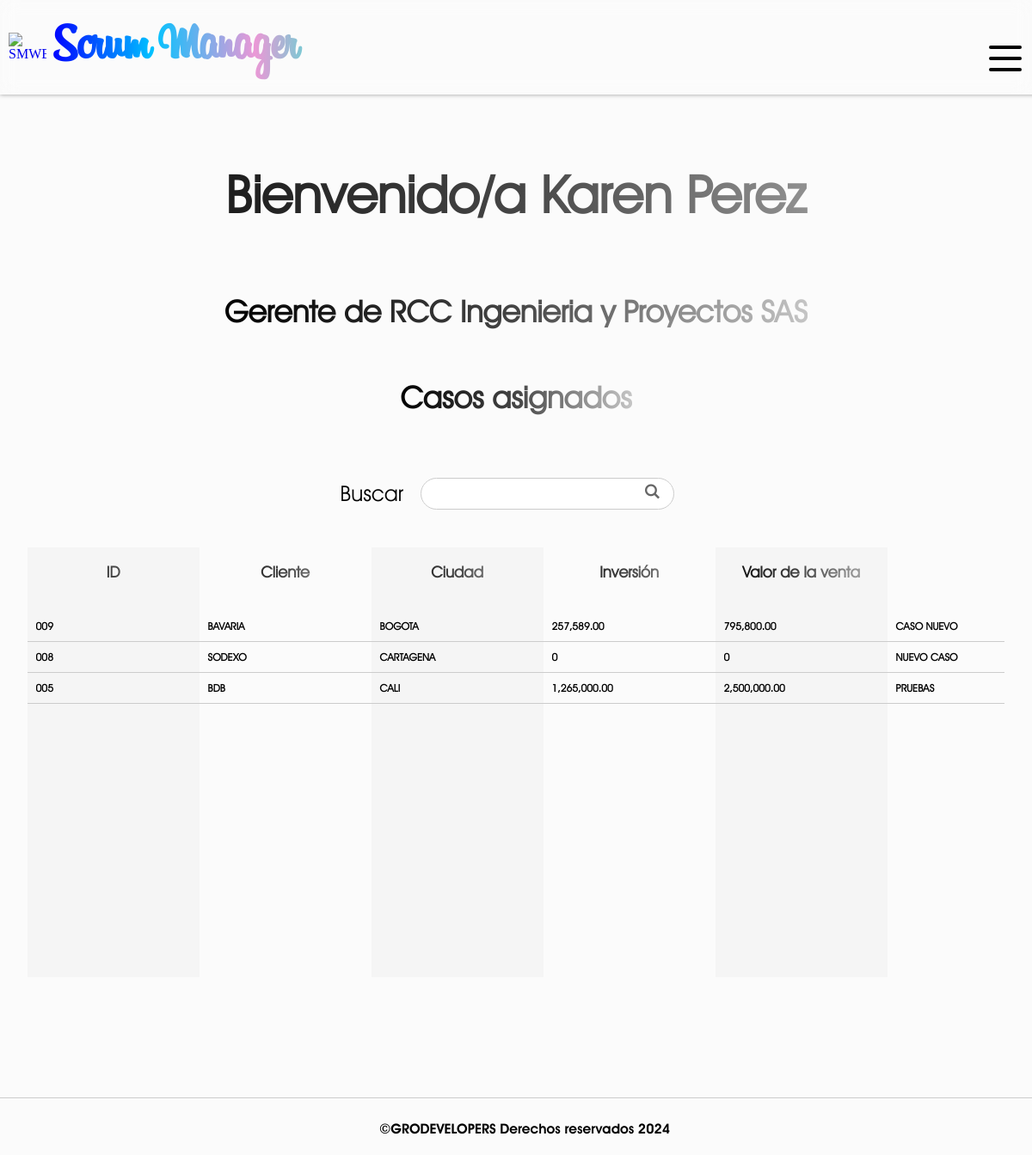
Before: / (signed in) with the older database file.
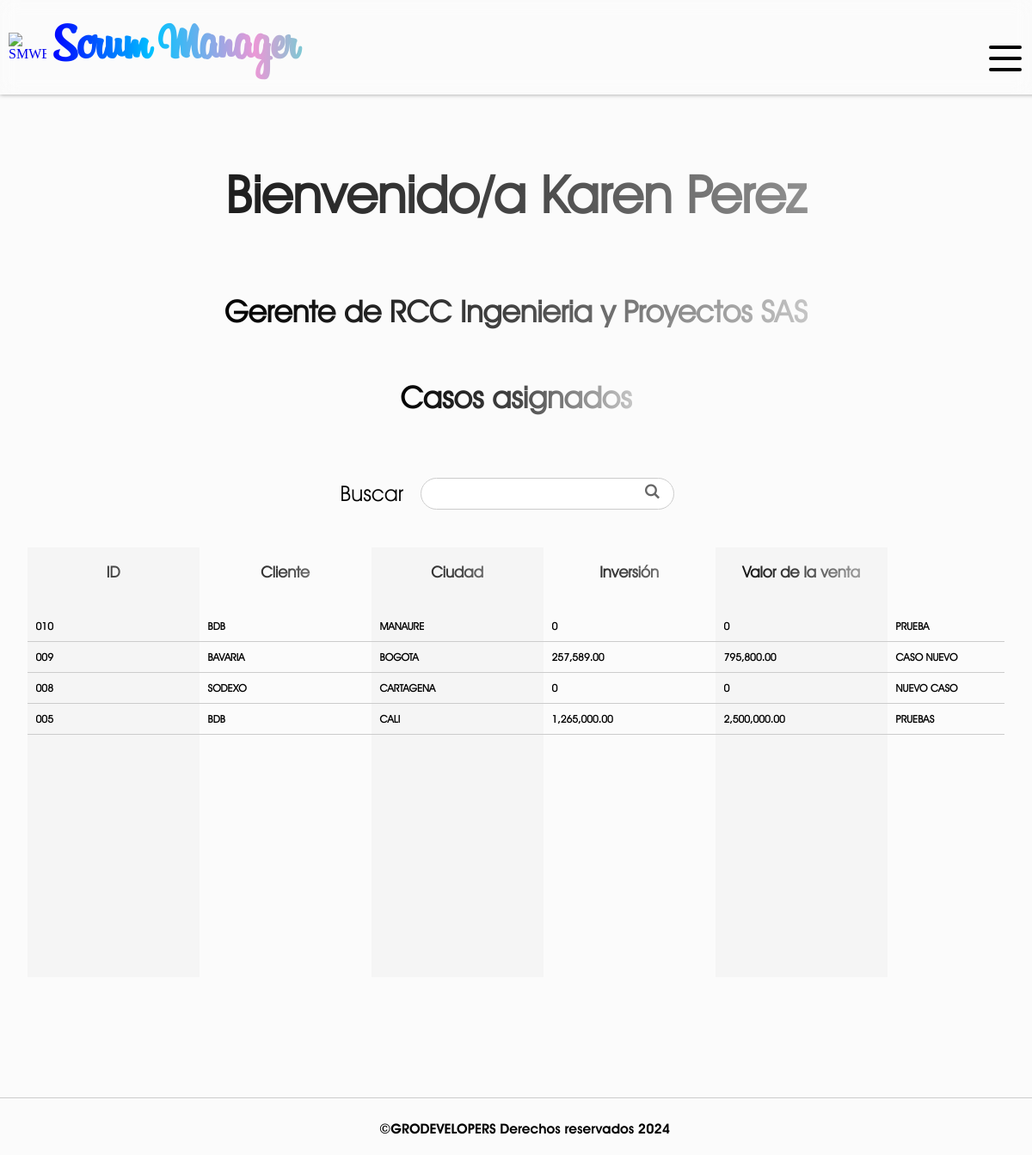
After: the same page with the newer database file.
### SMWEB/models.py (models this page shows, shortened)
class WorkOrder(models.Model):
    order_id = models.CharField(verbose_name="Número de caso", max_length=255, primary_key = True)
    client = models.CharField(verbose_name="Cliente", max_length=255, null=False, default="")
    city = models.CharField(verbose_name="Ciudad", max_length=255, null=False)
    invesment = models.DecimalField(verbose_name="Inversión", max_digits=20, decimal_places=2, null= True)
    sales_value = models.DecimalField(verbose_name="Valor de venta", max_digits=20, decimal_places=2, null= True)
    service_description = models.TextField(verbose_name="Descripción del servicio")
    remarks = models.TextField("Observaciones del caso", null= True)
    in_charge = models.CharField(verbose_name="Encargado", max_length=255, null=False, default="")
    assigned_by = models.CharField(verbose_name="Asignado por", max_length=255, null= False, default="")
    status = models.CharField(verbose_name="Estado", max_length=50, null= False, default="Activo")
    created_at = models.DateField(verbose_name="Asignado el", auto_now_add=True)
    company = models.CharField(verbose_name="Empresa", max_length=255, null=False, default="")
    class Meta:
        verbose_name = 'Orden de trabajo'
        verbose_name_plural = 'Ordenes de trabajo'

### SMWEB/views.py (the view, shortened to what this page needs)
# urls.py: path('', views.inicio, name='inicio'),
def inicio(request):
    if request.user.is_authenticated:
        user_rol = request.user.rol
        user_company = request.user.company_id
        if user_rol == 'administrador':
            return render(request, 'index.html')
        if user_rol == 'gerente':
            orders = WorkOrder.objects.filter(company = user_company).order_by('-order_id')
            formatted_invesment = []
            formatted_sales = []
            for order in orders:
                if order.invesment is not None:
                    invesment = format_amount(order.invesment)
                    formatted_invesment.append(invesment)
                else:
                    formatted_invesment.append(0)
                if order.sales_value is not None:
                    sales = format_amount(order.sales_value)
                    formatted_sales.append(sales)
                else:
                    formatted_sales.append(0)
            return render(request, 'index.html',{
            'orders': orders,
            'formatted_invesment': formatted_invesment,
            'formatted_sales': formatted_sales
        })
        elif user_rol == 'recursos humanos':
            pass
        elif user_rol == 'financiero':
            pass
        elif user_rol == 'compras':
            pass
        elif user_rol == 'facturacion':
            finished_orders = FinishedOrder.objects.filter(company = user_company).order_by('-order_id')
            return render(request, 'index.html',{
            'finished_orders': finished_orders
        })
    return render(request, 'index.html')

### SMWEB/context_processors.py (called while the page is built)
def get_status(request):
    if request.user.is_authenticated:
        id = request.user.company_id
        company = Company.objects.get(id = id)
        return {
            'company': company
        }
    else:
        return {
            'company' : False
        }

def get_rejected_payments(request):
    if request.user.is_authenticated:
        company_id = request.user.company_id
        first_name = request.user.first_name
        rejected_payments = PaymentRejected.objects.filter(company = company_id).filter(in_charge = first_name.upper()).count()
        return {
            'rejected_payments': rejected_payments
        }
    return {
        'rejected_payments': False
        }

def get_payments(request):
    if request.user.is_authenticated:
        company_id = request.user.company_id
        rejected_payments = OrderPayment.objects.filter(company = company_id).count()
        return {
            'payments': rejected_payments
        }
    return {
        'payments': False
        }

### SMWEB/models.py (called while the page is built)
    def __str__(self):
        return self.name

### SMWEB/utils.py (called while the page is built)
def format_amount(amount):
    return f"{amount:,.2f}"

### SMWEB/templates/index.html (shortened to what this page needs)
{% extends "layout.html" %}
{% block content %}
    {% if user.is_authenticated %}
        {% if company.status %}
            <h1 id="title" >Bienvenido/a {{user.first_name}} {{user.last_name}}</h1>
            <h2 id="subtitle" class="subtitle_index">{{user.rol|capfirst}} de {{user.company}}</h2>
            {% if orders %}
                <h2 id="subtitle" class="subtitle_index">Casos asignados</h2>
                <form action="" method="post" class="search_engine">
                    <label for="search">Buscar</label>
                    <input type="text" name="search">
                    <input type="submit" class="symbol_search" value="L">
                </form>
                <section id="orders">
                    <div class="orders__column orders__column--id">
                        <h3 class="column__title-orders">ID</h3>
                        {% for order in orders %}
                            <div class="orders__element orders__element-id"><a href="{% url 'update-order' order.order_id %}">{{order.order_id}}</a></div>
                        {% endfor %}
                    </div>
                    <div class="orders__column orders__column--client">
                        <h3 class="column__title-orders">Cliente</h3>
                        {% for order in orders %}
                            <div class="orders__element orders__element-client">{{order.client}}</div>
                        {% endfor %}
                    </div>
                    <div class="orders__column orders__column--city">
                        <h3 class="column__title-orders">Ciudad</h3>
                        {% for order in orders %}
                            <div class="orders__element orders__element-city">{{order.city}}</div>
                        {% endfor %}
                    </div>
                    <div class="orders__column orders__column--invesment">
                        <h3 class="column__title-orders">Inversión</h3>
                        {% for invesment in formatted_invesment %}
                            <div class="orders__element orders__element-invesment">{{invesment}}</div>
                        {% endfor %}
                    </div>
                    <div class="orders__column orders__column--sales_value">
                        <h3 class="column__title-orders">Valor de la venta</h3>
                        {% for sales in formatted_sales %}
                            <div class="orders__element orders__element-sales_value">{{sales}}</div>
                        {% endfor %}
                    </div>
                    <div class="orders__column orders__column--service_description">
                        <h3 class="column__title-orders">Descripción</h3>
                        {% for order in orders %}
                            <div class="orders__element orders__element-service_description">{{order.service_description}}</div>
                        {% endfor %}
                    </div>
                </section>
            {% endif %}
        {% else %}
            <h1 id="title" >Lo siento {{user.first_name}}, tu empresa se encuentra inactiva</h1>
        {% endif %}
    {% else %}
        <h1 id="title" >Bienvenidos a Scrum Manager Web</h1>
        <h2 id="subtitle">Donde podrás gestionar tus tickets de manera eficaz</h2>
    {% endif %}
    {% load static %}
{% endblock %}

Changed rows visible on the page:
added WorkOrder: order_id "010", client "BDB", city "MANAURE", service_description "PRUEBA"
Other visible differences:
new list line: "0"
